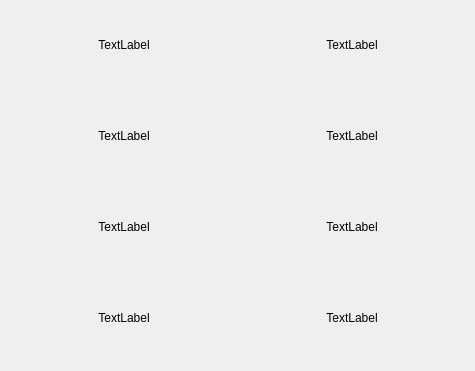
      <widget class="QWidget" name="tab_3">
       <attribute name="title">
        <string>Tab 1</string>
       </attribute>
       <widget class="QWidget" name="layoutWidget">
        <property name="geometry">
         <rect>
          <x>10</x>
          <y>0</y>
          <width>456</width>
          <height>362</height>
         </rect>
        </property>
        <layout class="QGridLayout" name="gridLayout_3">
         <property name="horizontalSpacing">
          <number>0</number>
         </property>
         <property name="verticalSpacing">
          <number>2</number>
         </property>
         <item row="4" column="1">
          <widget class="QLabel" name="lb32_2">
           <property name="text">
            <string>TextLabel</string>
           </property>
           <property name="alignment">
            <set>Qt::AlignCenter</set>
           </property>
          </widget>
         </item>
         <item row="5" column="1">
          <widget class="QLabel" name="lb42_2">
           <property name="text">
            <string>TextLabel</string>
           </property>
           <property name="alignment">
            <set>Qt::AlignCenter</set>
           </property>
          </widget>
         </item>
         <item row="3" column="0">
          <widget class="QLabel" name="lb21_2">
           <property name="text">
            <string>TextLabel</string>
           </property>
           <property name="alignment">
            <set>Qt::AlignCenter</set>
           </property>
          </widget>
         </item>
         <item row="3" column="1">
          <widget class="QLabel" name="lb22_2">
           <property name="text">
            <string>TextLabel</string>
           </property>
           <property name="alignment">
            <set>Qt::AlignCenter</set>
           </property>
          </widget>
         </item>
         <item row="4" column="0">
          <widget class="QLabel" name="lb31_2">
           <property name="text">
            <string>TextLabel</string>
           </property>
           <property name="alignment">
            <set>Qt::AlignCenter</set>
           </property>
          </widget>
         </item>
         <item row="2" column="1">
          <widget class="QLabel" name="lb12_2">
           <property name="text">
            <string>TextLabel</string>
           </property>
           <property name="alignment">
            <set>Qt::AlignCenter</set>
           </property>
          </widget>
         </item>
         <item row="5" column="0">
          <widget class="QLabel" name="lb41_2">
           <property name="text">
            <string>TextLabel</string>
           </property>
           <property name="alignment">
            <set>Qt::AlignCenter</set>
           </property>
          </widget>
         </item>
         <item row="2" column="0">
          <widget class="QLabel" name="lb11_2">
           <property name="text">
            <string>TextLabel</string>
           </property>
           <property name="alignment">
            <set>Qt::AlignCenter</set>
           </property>
          </widget>
         </item>
        </layout>
       </widget>
      </widget>
